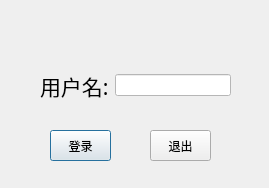
<?xml version="1.0" encoding="UTF-8"?>
<ui version="4.0">
 <class>Login</class>
 <widget class="QDialog" name="Login">
  <property name="geometry">
   <rect>
    <x>0</x>
    <y>0</y>
    <width>269</width>
    <height>188</height>
   </rect>
  </property>
  <property name="contextMenuPolicy">
   <enum>Qt::DefaultContextMenu</enum>
  </property>
  <property name="windowTitle">
   <string>Dialog</string>
  </property>
  <property name="windowIcon">
   <iconset resource="images.qrc">
    <normaloff>:/images/dove.png</normaloff>:/images/dove.png</iconset>
  </property>
  <widget class="QPushButton" name="loginButton">
   <property name="geometry">
    <rect>
     <x>50</x>
     <y>130</y>
     <width>61</width>
     <height>31</height>
    </rect>
   </property>
   <property name="text">
    <string>登录</string>
   </property>
   <property name="icon">
    <iconset resource="images.qrc">
     <normaloff>:/images/dove.png</normaloff>:/images/dove.png</iconset>
   </property>
   <property name="iconSize">
    <size>
     <width>20</width>
     <height>20</height>
    </size>
   </property>
  </widget>
  <widget class="QPushButton" name="exitButton">
   <property name="geometry">
    <rect>
     <x>150</x>
     <y>130</y>
     <width>61</width>
     <height>31</height>
    </rect>
   </property>
   <property name="text">
    <string>退出</string>
   </property>
   <property name="icon">
    <iconset resource="images.qrc">
     <normaloff>:/images/exit.png</normaloff>:/images/exit.png</iconset>
   </property>
  </widget>
  <widget class="QLabel" name="label_2">
   <property name="geometry">
    <rect>
     <x>10</x>
     <y>10</y>
     <width>54</width>
     <height>61</height>
    </rect>
   </property>
   <property name="text">
    <string/>
   </property>
   <property name="pixmap">
    <pixmap resource="images.qrc">:/images/yy.png</pixmap>
   </property>
  </widget>
  <widget class="QWidget" name="layoutWidget">
   <property name="geometry">
    <rect>
     <x>40</x>
     <y>60</y>
     <width>191</width>
     <height>51</height>
    </rect>
   </property>
   <layout class="QHBoxLayout" name="horizontalLayout">
    <item>
     <widget class="QLabel" name="label">
      <property name="font">
       <font>
        <family>华文楷体</family>
        <pointsize>16</pointsize>
       </font>
      </property>
      <property name="text">
       <string>用户名:</string>
      </property>
      <property name="textFormat">
       <enum>Qt::LogText</enum>
      </property>
     </widget>
    </item>
    <item>
     <widget class="QLineEdit" name="lineEdit">
      <property name="cursor">
       <cursorShape>IBeamCursor</cursorShape>
      </property>
      <property name="styleSheet">
       <string notr="true">background-color: rgb(255, 255, 255);
background-image: url(:/new/prefix1/favicon.ico);</string>
      </property>
     </widget>
    </item>
   </layout>
  </widget>
 </widget>
 <resources>
  <include location="images.qrc"/>
 </resources>
 <connections/>
</ui>
